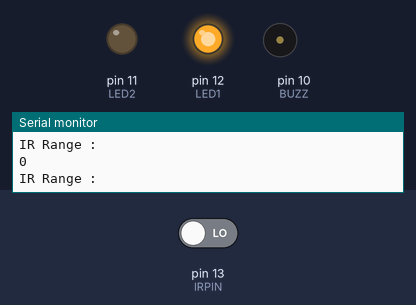
This sketch was run on a simulated Arduino Uno, built with avr-gcc and run on an emulated ATmega328P. On the bench: output pins drawn as LEDs (lit = HIGH), buzzer (waves = sounding, pin HIGH), the last lines printed to the serial monitor. The test bench sets the inputs (shaded band); at power-on: pin 13 (IRPIN) LOW.

Above: at 1.2 s.
1.3 s: pin 13 (IRPIN) driven HIGH
At 2.5 s:
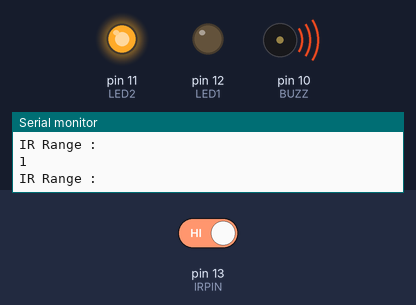
2.8 s: pin 13 (IRPIN) driven LOW
At 3.7 s:
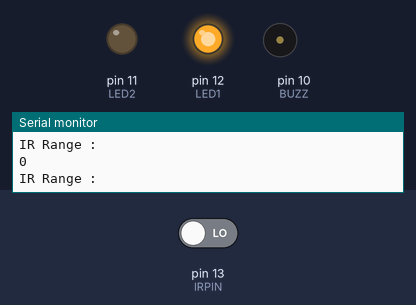
Timing chart, 0 to 5.8 s (numbered marks = the images above; inputs shaded):
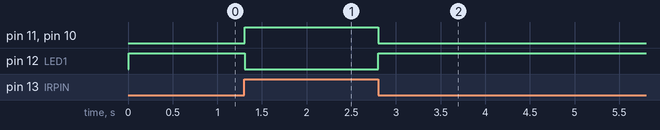

Measured:
- after the input at 1.3 s, pin 11 (LED2), pin 10 (BUZZ): LOW → HIGH at once; pin 12 (LED1): HIGH → LOW at once
- after the input at 2.8 s, pin 11 (LED2), pin 10 (BUZZ): HIGH → LOW at once; pin 12 (LED1): LOW → HIGH at once

The sketch:

A1Q13.ino
```cpp
// A1Q13. To interface IR Sensor with Arduino and write a program to blink red or white LED. If the Transmitter transmit and Photodiode receives the rays then glow White LED else glow Red LED/play the buzzer.

#define IRPIN 13
#define LED1 12
#define LED2 11
#define BUZZ 10

void setup() {
  Serial.begin(9600);
  pinMode(IRPIN, INPUT);
  pinMode(LED1, OUTPUT);
  pinMode(LED2, OUTPUT);
  pinMode(BUZZ, OUTPUT);
}

void loop() {
  Serial.println("IR Range : ");
  Serial.println(digitalRead(IRPIN));
  delay(10);

  if (digitalRead(IRPIN) == 1) {
    digitalWrite(LED2, HIGH);
    digitalWrite(BUZZ, HIGH);
    digitalWrite(LED1, LOW);
  } else {
    digitalWrite(LED1, HIGH);
    digitalWrite(LED2, LOW);
    digitalWrite(BUZZ, LOW);
  }
}
```
